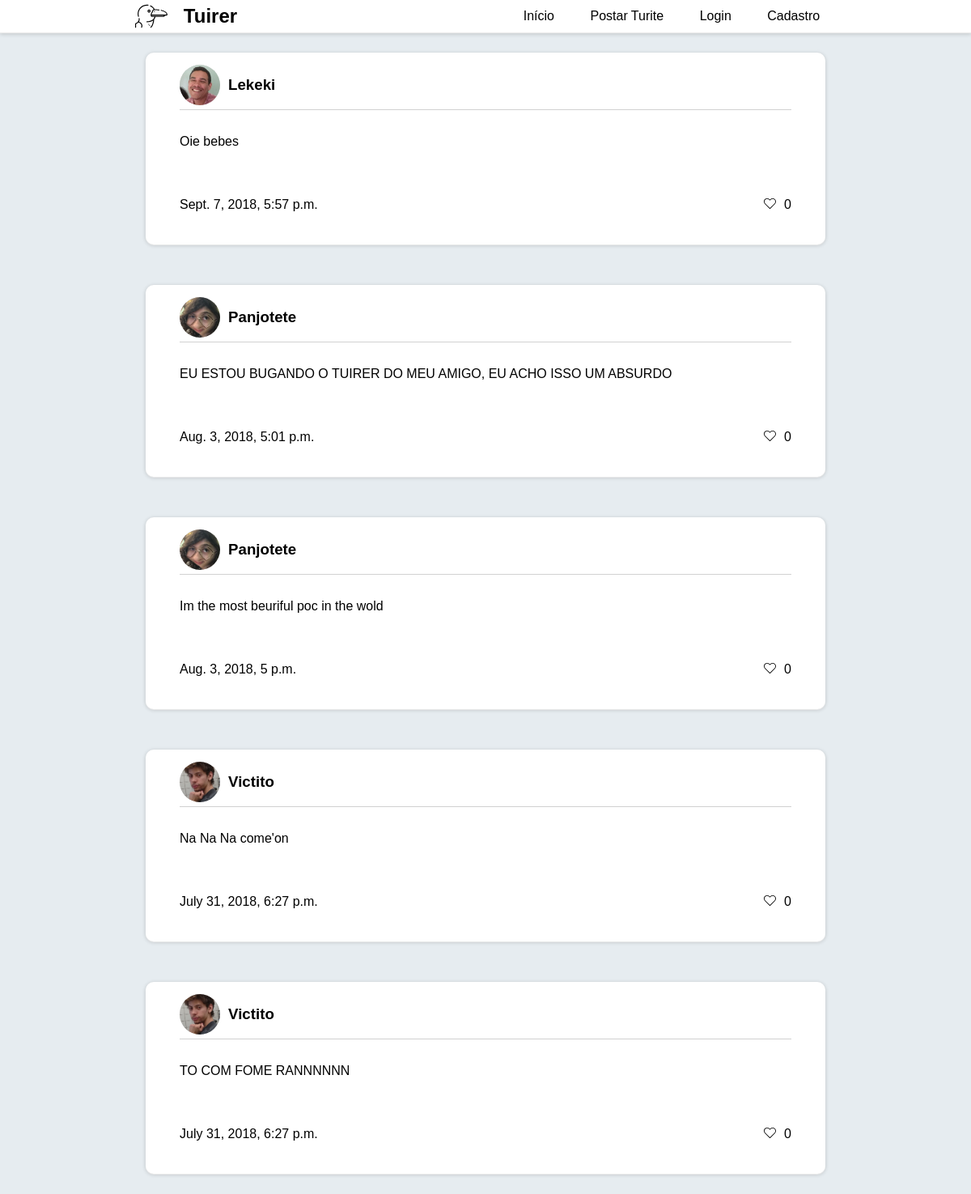
The page / on the database its author committed.
### tuites/models.py (models this page shows)
class Tuite(models.Model):
    content = models.CharField('Tuite', max_length=280)
    author = models.ForeignKey('users.User', on_delete=models.CASCADE, related_name='tuites')
    date_created = models.DateTimeField(auto_now_add=True)
    liked_by = models.ManyToManyField('users.User', blank=True)
    objects = TuitesManager()
    def __str__(self):
        return f'{self.content}'
    class Meta:
        ordering = ('content', )

### users/models.py (models this page shows)
class User(AbstractUser):
    picture = models.ImageField('Foto de perfil', default='img/blank-pic.png')
    following = models.ManyToManyField('self', blank = True)

### core/views.py (the view)
# urls.py: path('', index, name='index'),
def index(request):
    context = {
        'now': datetime.now(),
        'tuites': Tuite.objects.all(),
    }
    return render(request, 'home.html', context)

### templates/templatetags/tuitesOrder.py (called while the page is built)
@register.simple_tag
def tuitesPostOrder():
    tuites = Tuite.objects.all().order_by('-date_created')
    return tuites

### templates/home.html
{% extends 'base.html' %}
{% load staticfiles %}
{% block body %}
    {% load tuitesOrder %}
    {% tuitesPostOrder as tuitesOrderList %}
    {% if request.user.is_authenticated %}
        {% for tuite in tuitesOrderList %}
            {% include 'includes/card.html' %}
        {% endfor %}
    {% else %}
        {% for tuite in tuitesOrderList|slice:"0:5" %}
            {% include 'includes/card.html' %}
        {% endfor %}
    {% endif %}
{% endblock %}

### templates/includes/card.html
{% load static %}
<div id="tuite">
    <div id="user-block">
        <img src="{{ tuite.author.picture.url }}" alt="">
        <h3 id="username"> {{ tuite.author }}</h3>
    </div>
    <div id="tuite-text">
        {{ tuite }}
    </div>
    <div id="reactions">
        <p>{{ tuite.date_created }}</p>
        <div>
            <img src="{% static 'img/heart.svg' %}" alt="">
            <p id="score">0</p>
        </div>
    </div>
</div>

### static/css/style.css (style rules this page uses)
body { font-family: sans-serif; margin: 0; background: #e6ecf0; display: flex; flex-direction: column; align-items: center; }
#tuite { display: flex; flex-direction: column; align-items: center; justify-content: space-around; background-color: white; width: 70%; margin: 25px 0 25px 0; box-shadow: 0 1px 1px 0 #ECECEC, 0 1px 5px 0 rgba(0, 0, 0, 0.19); border-radius: 10px; }
#user-block { display: flex; flex-direction: row; align-items: center; justify-content: flex-start; width: 90%; border-bottom: 1px solid rgb(209, 209, 209); margin: 10px 0 10px 0; padding: 5px 0 5px 0; }
#user-block img { width: 50px; background-color: #ddd; border-radius: 100%; height: 50px; object-fit: cover; width: 50px; margin: 0 10px 0 0; }
#tuite-text { width: 90%; padding: 20px 0 20px 0; }
#reactions { width: 90%; display: flex; flex-direction: row; align-items: center; justify-content: space-between; padding: 20px 0 20px 0; }
#reactions div { display: flex; flex-direction: row; align-items: center; justify-content: center; padding: 20px 0 20px 0; }
#reactions div img { transition: all 0.1s linear; width: 15px; height: auto; padding: 0 10px 3px 0; }
h1, h2, h3, p { margin: 0; }

### rows shown on the page
Tuite: author.picture (picture), author "Lekeki", content "Oie bebes", date_created "Sept. 7, 2018, 5:57 p.m."
Tuite: author.picture (picture), author "Panjotete", content "EU ESTOU BUGANDO O TUIRER DO MEU AMIGO, EU ACHO ISSO UM ABSURDO", date_created "Aug. 3, 2018, 5:01 p.m."
Tuite: author.picture (picture), author "Panjotete", content "Im the most beuriful poc in the wold", date_created "Aug. 3, 2018, 5 p.m."
Tuite: author.picture (picture), author "Victito", content "Na Na Na come'on", date_created "July 31, 2018, 6:27 p.m."
Tuite: author.picture (picture), author "Victito", content "TO COM FOME RANNNNNN", date_created "July 31, 2018, 6:27 p.m."
